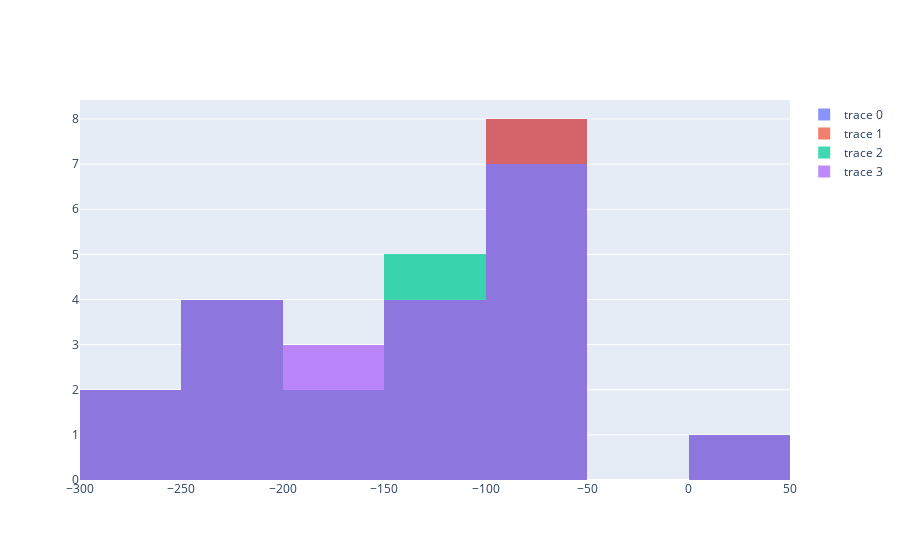

This figure's notebook cell:
### Code cell
fig = go.Figure()
for i in range(len(costs)):

    fig.add_trace(go.Histogram(x=final_portfolios_values[i]))

# Overlay both histograms
fig.update_layout(barmode = 'overlay')
# Reduce opacity to see both histograms
fig.update_traces(opacity=0.75)
fig.show()

### Figure 1 — Plotly figure (JSON) as saved in the notebook; plotly's stock layout.template omitted (floating-point values rounded to 4 significant figures)
{"data": [{"opacity": 0.75, "type": "histogram", "x": [9.096, -55.03, -83.1, -113.3, -83.02, -90.18, -92.38, -77.39, -93.35, -99.19, -136.8, -153.5, -144.5, -147.7, -174.3, -230.1, -225.8, -231.6, -230.0, -268.9, -284.6]}, {"opacity": 0.75, "type": "histogram", "x": [9.037, -56.31, -84.4, -114.8, -84.3, -91.07, -93.26, -78.15, -94.13, -99.94, -137.8, -154.6, -145.5, -148.7, -175.5, -231.5, -227.2, -233.0, -231.1, -270.2, -286.0]}, {"opacity": 0.75, "type": "histogram", "x": [8.978, -57.59, -85.7, -116.3, -85.58, -91.96, -94.15, -78.92, -94.9, -100.7, -138.8, -155.7, -146.4, -149.7, -176.7, -232.9, -228.5, -234.4, -232.3, -271.6, -287.3]}, {"opacity": 0.75, "type": "histogram", "x": [8.801, -61.44, -89.6, -120.8, -89.44, -94.63, -96.82, -81.2, -97.23, -102.9, -141.8, -159.0, -149.4, -152.7, -180.2, -237.1, -232.7, -238.4, -235.8, -275.7, -291.4]}], "layout": {"barmode": "overlay"}}
